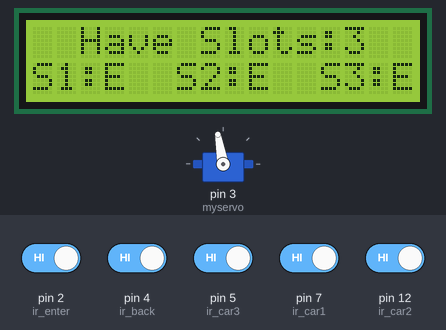
Simulated run of this sketch. Board: Arduino Uno, built with avr-gcc and run on an emulated ATmega328P. Parts: 16×2 character LCD, servo. The inputs (shaded band) are chosen by the test bench; at power-on: pin 2 (ir_enter), pin 4 (ir_back), pin 5 (ir_car3), pin 7 (ir_car1), pin 12 (ir_car2) HIGH.

Above: at 4.3 s.
4.4 s: pin 5 (ir_car3) driven LOW
6.0 s: pin 7 (ir_car1) driven LOW
At 6.6 s:
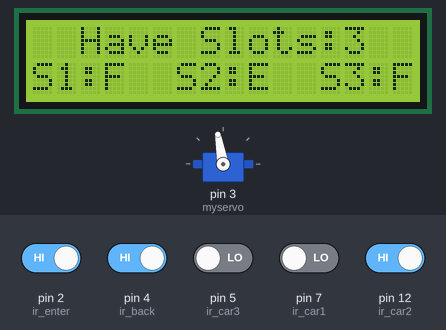
7.5 s: pin 12 (ir_car2) driven LOW
9.0 s: pin 5 (ir_car3) driven HIGH
At 9.7 s:
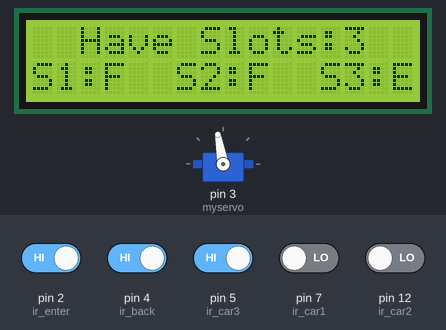
10.6 s: pin 7 (ir_car1) driven HIGH
12.1 s: pin 5 (ir_car3) driven LOW
At 12.6 s:
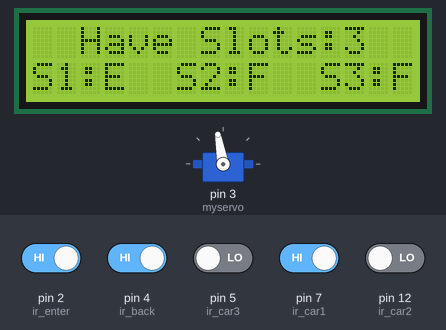
Timing chart, 0 to 14.6 s (numbered marks = the images above; inputs shaded):
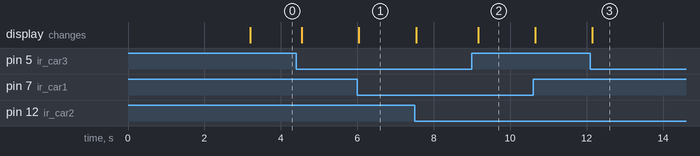

Measured:
- after the input at 6.0 s, the display: changes at once (image 1)
- after the input at 9.0 s, the display: changes after 0.16 s (image 2)
- after the input at 12.1 s, the display: changes after 0.05 s (image 3)

The sketch:

sketch_jul1a.ino
```cpp
#include <Servo.h>  //includes the servo library
#include <Wire.h>
#include <LiquidCrystal_I2C.h>
LiquidCrystal_I2C lcd(0x27, 16, 2);
Servo myservo;

#define ir_enter 2
#define ir_back 4

#define ir_car1 7
#define ir_car2 12
#define ir_car3 5


int S1 = 0, S2 = 0, S3 = 0;
int flag1 = 0, flag2 = 0, flag3 = 0;
int slots = 3;

void setup() {

  lcd.init();
  lcd.backlight();
  Serial.begin(9600);

  pinMode(ir_car1, INPUT);
  pinMode(ir_car2, INPUT);
  pinMode(ir_car3, INPUT);
  pinMode(ir_enter, INPUT);
  pinMode(ir_back, INPUT);

  myservo.attach(3);
  myservo.write(100);

  lcd.begin(16, 2);
  lcd.setCursor(0, 0);
  lcd.print("      HELLO  ");
  lcd.setCursor(0, 1);
  lcd.print(" Parking System   ");
  delay(3000);
  lcd.clear();

  Read_Sensor();

  int total = S1 + S2 + S3;
  slots = slots - total;
}

void loop() {

  Read_Sensor();

  lcd.setCursor(0, 0);
  lcd.print("  Have Slots:");
  lcd.print(slots);
  lcd.print("  ");

  lcd.setCursor(0, 1);

  lcd.setCursor(0, 1);
  if (S1 == 1) {
    lcd.print("S1:F ");
  } else {
    lcd.print("S1:E ");
  }

  lcd.setCursor(5, 1);
  if (S2 == 1) {
    lcd.print(" S2:F ");
  } else {
    lcd.print(" S2:E ");
  }
  lcd.setCursor(10, 1);
  if (S3== 1) {
    lcd.print("  S3:F ");
  } else {
    lcd.print("  S3:E ");
  }

  if (digitalRead(ir_enter) == 0 && flag1 == 0) {
    if (slots > 0) {
      flag1 = 1;
      if (flag2 == 0) {
        myservo.write(180);
        slots = slots - 1;
      }
    } else {
      delay(100);
      lcd.clear();
      lcd.setCursor(5, 0);
      lcd.print(" SORRY ");
      lcd.setCursor(0, 1);
      lcd.print(" Parking is full ");
      delay(2500);
      lcd.clear();
    }
  }

  if (digitalRead(ir_back) == 0 && flag2 == 0) {
    flag2 = 1;
    if (flag1 == 0) {
      myservo.write(180);
      slots = slots + 1;
    }
  }

  if (flag1 == 1 && flag2 == 1) {
    delay(1000);
    myservo.write(90);
    flag1 = 0, flag2 = 0;
  }

  delay(100);
}

void Read_Sensor() {
  S1 = 0, S2 = 0, S3 = 0;

  if (digitalRead(ir_car1) == 0) { S1 = 1; }
  if (digitalRead(ir_car2) == 0) { S2 = 1; }
  if (digitalRead(ir_car3) == 0) { S3 = 1; }
}
```
